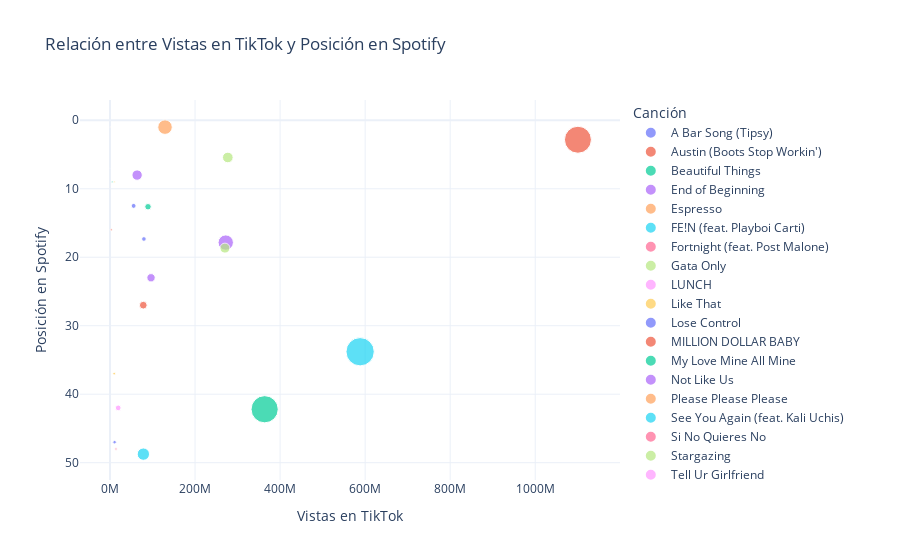

The notebook cell this image was saved under:
### Markdown cell above
### Gráfico modificado de dispersión de la relación entre las views de TikTok y la posicion en Spotify.

### Code cell
spotifytiktok_df['date'] = pd.to_datetime(spotifytiktok_df['date'])
song_impact_tiktok = spotifytiktok_df.groupby('trackName').agg({'views': 'sum', 'likes': 'sum'}).reset_index()
song_impact_tiktok.rename(columns={'trackName': 'Canción', 'views': 'Vistas en TikTok', 'likes': 'Likes en TikTok'}, inplace=True)

# Calcular la posición promedio por canción en Spotify
song_impact_spotify = spotifytiktok_df.groupby('trackName').agg({'position_y': 'mean'}).reset_index()
song_impact_spotify.rename(columns={'trackName': 'Canción', 'position_y': 'Posición Promedio en Spotify'}, inplace=True)

# Fusionar los datasets de impacto en TikTok y posiciones en Spotify
combined_df = pd.merge(song_impact_tiktok, song_impact_spotify, on='Canción')

# Crear el gráfico de dispersión con vistas en el eje X y likes en el tamaño de los puntos
fig = px.scatter(
    combined_df,
    x='Vistas en TikTok',
    y='Posición Promedio en Spotify',
    size='Likes en TikTok',
    color='Canción',
    title='Relación entre Vistas en TikTok y Posición en Spotify',
    labels={'Vistas en TikTok': 'Vistas en TikTok', 'Posición Promedio en Spotify': 'Posición en Spotify'},
    template='plotly_white',
    hover_data={'Likes en TikTok': True}  # Agregar likes en el hover
)

fig.update_yaxes(autorange="reversed")

# Ajustar las etiquetas del eje X a millones
fig.update_xaxes(tickvals=[0, 200_000_000, 400_000_000, 600_000_000, 800_000_000, 1_000_000_000],
                 ticktext=['0M', '200M', '400M', '600M', '800M', '1000M'])
fig.show()

### Figure 1 — Plotly figure (JSON) as saved in the notebook; plotly's stock layout.template omitted (floating-point values rounded to 4 significant figures)
{"data": [{"customdata": [[2477600]], "hovertemplate": "Canción=A Bar Song (Tipsy)<br>Vistas en TikTok=%{x}<br>Posición en Spotify=%{y}<br>Likes en TikTok=%{customdata[0]}<extra></extra>", "legendgroup": "A Bar Song (Tipsy)", "marker": {"color": "#636efa", "size": [2477600], "sizemode": "area", "sizeref": 207100.0, "symbol": "circle"}, "mode": "markers", "name": "A Bar Song (Tipsy)", "orientation": "v", "showlegend": true, "type": "scatter", "x": [55600000], "xaxis": "x", "y": [12.5], "yaxis": "y"}, {"customdata": [[6200000]], "hovertemplate": "Canción=Austin (Boots Stop Workin')<br>Vistas en TikTok=%{x}<br>Posición en Spotify=%{y}<br>Likes en TikTok=%{customdata[0]}<extra></extra>", "legendgroup": "Austin (Boots Stop Workin')", "marker": {"color": "#EF553B", "size": [6200000], "sizemode": "area", "sizeref": 207100.0, "symbol": "circle"}, "mode": "markers", "name": "Austin (Boots Stop Workin')", "orientation": "v", "showlegend": true, "type": "scatter", "x": [78300000], "xaxis": "x", "y": [27], "yaxis": "y"}, {"customdata": [[348700]], "hovertemplate": "Canción=Beautiful Things<br>Vistas en TikTok=%{x}<br>Posición en Spotify=%{y}<br>Likes en TikTok=%{customdata[0]}<extra></extra>", "legendgroup": "Beautiful Things", "marker": {"color": "#00cc96", "size": [348700], "sizemode": "area", "sizeref": 207100.0, "symbol": "circle"}, "mode": "markers", "name": "Beautiful Things", "orientation": "v", "showlegend": true, "type": "scatter", "x": [5200000], "xaxis": "x", "y": [9], "yaxis": "y"}, {"customdata": [[24343200]], "hovertemplate": "Canción=End of Beginning<br>Vistas en TikTok=%{x}<br>Posición en Spotify=%{y}<br>Likes en TikTok=%{customdata[0]}<extra></extra>", "legendgroup": "End of Beginning", "marker": {"color": "#ab63fa", "size": [24343200], "sizemode": "area", "sizeref": 207100.0, "symbol": "circle"}, "mode": "markers", "name": "End of Beginning", "orientation": "v", "showlegend": true, "type": "scatter", "x": [272200000], "xaxis": "x", "y": [17.86], "yaxis": "y"}, {"customdata": [[54800]], "hovertemplate": "Canción=Espresso<br>Vistas en TikTok=%{x}<br>Posición en Spotify=%{y}<br>Likes en TikTok=%{customdata[0]}<extra></extra>", "legendgroup": "Espresso", "marker": {"color": "#FFA15A", "size": [54800], "sizemode": "area", "sizeref": 207100.0, "symbol": "circle"}, "mode": "markers", "name": "Espresso", "orientation": "v", "showlegend": true, "type": "scatter", "x": [638800], "xaxis": "x", "y": [1], "yaxis": "y"}, {"customdata": [[82839500]], "hovertemplate": "Canción=FE!N (feat. Playboi Carti)<br>Vistas en TikTok=%{x}<br>Posición en Spotify=%{y}<br>Likes en TikTok=%{customdata[0]}<extra></extra>", "legendgroup": "FE!N (feat. Playboi Carti)", "marker": {"color": "#19d3f3", "size": [82839500], "sizemode": "area", "sizeref": 207100.0, "symbol": "circle"}, "mode": "markers", "name": "FE!N (feat. Playboi Carti)", "orientation": "v", "showlegend": true, "type": "scatter", "x": [588200000], "xaxis": "x", "y": [33.8], "yaxis": "y"}, {"customdata": [[187400]], "hovertemplate": "Canción=Fortnight (feat. Post Malone)<br>Vistas en TikTok=%{x}<br>Posición en Spotify=%{y}<br>Likes en TikTok=%{customdata[0]}<extra></extra>", "legendgroup": "Fortnight (feat. Post Malone)", "marker": {"color": "#FF6692", "size": [187400], "sizemode": "area", "sizeref": 207100.0, "symbol": "circle"}, "mode": "markers", "name": "Fortnight (feat. Post Malone)", "orientation": "v", "showlegend": true, "type": "scatter", "x": [2300000], "xaxis": "x", "y": [16], "yaxis": "y"}, {"customdata": [[11700000]], "hovertemplate": "Canción=Gata Only<br>Vistas en TikTok=%{x}<br>Posición en Spotify=%{y}<br>Likes en TikTok=%{customdata[0]}<extra></extra>", "legendgroup": "Gata Only", "marker": {"color": "#B6E880", "size": [11700000], "sizemode": "area", "sizeref": 207100.0, "symbol": "circle"}, "mode": "markers", "name": "Gata Only", "orientation": "v", "showlegend": true, "type": "scatter", "x": [277100000], "xaxis": "x", "y": [5.429], "yaxis": "y"}, {"customdata": [[6387]], "hovertemplate": "Canción=LUNCH<br>Vistas en TikTok=%{x}<br>Posición en Spotify=%{y}<br>Likes en TikTok=%{customdata[0]}<extra></extra>", "legendgroup": "LUNCH", "marker": {"color": "#FF97FF", "size": [6387], "sizemode": "area", "sizeref": 207100.0, "symbol": "circle"}, "mode": "markers", "name": "LUNCH", "orientation": "v", "showlegend": true, "type": "scatter", "x": [24700], "xaxis": "x", "y": [7], "yaxis": "y"}, {"customdata": [[759500]], "hovertemplate": "Canción=Like That<br>Vistas en TikTok=%{x}<br>Posición en Spotify=%{y}<br>Likes en TikTok=%{customdata[0]}<extra></extra>", "legendgroup": "Like That", "marker": {"color": "#FECB52", "size": [759500], "sizemode": "area", "sizeref": 207100.0, "symbol": "circle"}, "mode": "markers", "name": "Like That", "orientation": "v", "showlegend": true, "type": "scatter", "x": [9900000], "xaxis": "x", "y": [37], "yaxis": "y"}, {"customdata": [[2217400]], "hovertemplate": "Canción=Lose Control<br>Vistas en TikTok=%{x}<br>Posición en Spotify=%{y}<br>Likes en TikTok=%{customdata[0]}<extra></extra>", "legendgroup": "Lose Control", "marker": {"color": "#636efa", "size": [2217400], "sizemode": "area", "sizeref": 207100.0, "symbol": "circle"}, "mode": "markers", "name": "Lose Control", "orientation": "v", "showlegend": true, "type": "scatter", "x": [79800000], "xaxis": "x", "y": [17.33], "yaxis": "y"}, {"customdata": [[75279000]], "hovertemplate": "Canción=MILLION DOLLAR BABY<br>Vistas en TikTok=%{x}<br>Posición en Spotify=%{y}<br>Likes en TikTok=%{customdata[0]}<extra></extra>", "legendgroup": "MILLION DOLLAR BABY", "marker": {"color": "#EF553B", "size": [75279000], "sizemode": "area", "sizeref": 207100.0, "symbol": "circle"}, "mode": "markers", "name": "MILLION DOLLAR BABY", "orientation": "v", "showlegend": true, "type": "scatter", "x": [1100400000], "xaxis": "x", "y": [2.842], "yaxis": "y"}, {"customdata": [[76500000]], "hovertemplate": "Canción=My Love Mine All Mine<br>Vistas en TikTok=%{x}<br>Posición en Spotify=%{y}<br>Likes en TikTok=%{customdata[0]}<extra></extra>", "legendgroup": "My Love Mine All Mine", "marker": {"color": "#00cc96", "size": [76500000], "sizemode": "area", "sizeref": 207100.0, "symbol": "circle"}, "mode": "markers", "name": "My Love Mine All Mine", "orientation": "v", "showlegend": true, "type": "scatter", "x": [363700000], "xaxis": "x", "y": [42.2], "yaxis": "y"}, {"customdata": [[11100000]], "hovertemplate": "Canción=Not Like Us<br>Vistas en TikTok=%{x}<br>Posición en Spotify=%{y}<br>Likes en TikTok=%{customdata[0]}<extra></extra>", "legendgroup": "Not Like Us", "marker": {"color": "#ab63fa", "size": [11100000], "sizemode": "area", "sizeref": 207100.0, "symbol": "circle"}, "mode": "markers", "name": "Not Like Us", "orientation": "v", "showlegend": true, "type": "scatter", "x": [63800000], "xaxis": "x", "y": [8], "yaxis": "y"}, {"customdata": [[21900000]], "hovertemplate": "Canción=Please Please Please<br>Vistas en TikTok=%{x}<br>Posición en Spotify=%{y}<br>Likes en TikTok=%{customdata[0]}<extra></extra>", "legendgroup": "Please Please Please", "marker": {"color": "#FFA15A", "size": [21900000], "sizemode": "area", "sizeref": 207100.0, "symbol": "circle"}, "mode": "markers", "name": "Please Please Please", "orientation": "v", "showlegend": true, "type": "scatter", "x": [129400000], "xaxis": "x", "y": [1], "yaxis": "y"}, {"customdata": [[15700000]], "hovertemplate": "Canción=See You Again (feat. Kali Uchis)<br>Vistas en TikTok=%{x}<br>Posición en Spotify=%{y}<br>Likes en TikTok=%{customdata[0]}<extra></extra>", "legendgroup": "See You Again (feat. Kali Uchis)", "marker": {"color": "#19d3f3", "size": [15700000], "sizemode": "area", "sizeref": 207100.0, "symbol": "circle"}, "mode": "markers", "name": "See You Again (feat. Kali Uchis)", "orientation": "v", "showlegend": true, "type": "scatter", "x": [78500000], "xaxis": "x", "y": [48.75], "yaxis": "y"}, {"customdata": [[601400]], "hovertemplate": "Canción=Si No Quieres No<br>Vistas en TikTok=%{x}<br>Posición en Spotify=%{y}<br>Likes en TikTok=%{customdata[0]}<extra></extra>", "legendgroup": "Si No Quieres No", "marker": {"color": "#FF6692", "size": [601400], "sizemode": "area", "sizeref": 207100.0, "symbol": "circle"}, "mode": "markers", "name": "Si No Quieres No", "orientation": "v", "showlegend": true, "type": "scatter", "x": [14100000], "xaxis": "x", "y": [48], "yaxis": "y"}, {"customdata": [[10300000]], "hovertemplate": "Canción=Stargazing<br>Vistas en TikTok=%{x}<br>Posición en Spotify=%{y}<br>Likes en TikTok=%{customdata[0]}<extra></extra>", "legendgroup": "Stargazing", "marker": {"color": "#B6E880", "size": [10300000], "sizemode": "area", "sizeref": 207100.0, "symbol": "circle"}, "mode": "markers", "name": "Stargazing", "orientation": "v", "showlegend": true, "type": "scatter", "x": [270300000], "xaxis": "x", "y": [18.67], "yaxis": "y"}, {"customdata": [[3402900]], "hovertemplate": "Canción=Tell Ur Girlfriend<br>Vistas en TikTok=%{x}<br>Posición en Spotify=%{y}<br>Likes en TikTok=%{customdata[0]}<extra></extra>", "legendgroup": "Tell Ur Girlfriend", "marker": {"color": "#FF97FF", "size": [3402900], "sizemode": "area", "sizeref": 207100.0, "symbol": "circle"}, "mode": "markers", "name": "Tell Ur Girlfriend", "orientation": "v", "showlegend": true, "type": "scatter", "x": [19300000], "xaxis": "x", "y": [42], "yaxis": "y"}, {"customdata": [[322100]], "hovertemplate": "Canción=Too Sweet<br>Vistas en TikTok=%{x}<br>Posición en Spotify=%{y}<br>Likes en TikTok=%{customdata[0]}<extra></extra>", "legendgroup": "Too Sweet", "marker": {"color": "#FECB52", "size": [322100], "sizemode": "area", "sizeref": 207100.0, "symbol": "circle"}, "mode": "markers", "name": "Too Sweet", "orientation": "v", "showlegend": true, "type": "scatter", "x": [10200000], "xaxis": "x", "y": [9], "yaxis": "y"}, {"customdata": [[1263000]], "hovertemplate": "Canción=Type Shit<br>Vistas en TikTok=%{x}<br>Posición en Spotify=%{y}<br>Likes en TikTok=%{customdata[0]}<extra></extra>", "legendgroup": "Type Shit", "marker": {"color": "#636efa", "size": [1263000], "sizemode": "area", "sizeref": 207100.0, "symbol": "circle"}, "mode": "markers", "name": "Type Shit", "orientation": "v", "showlegend": true, "type": "scatter", "x": [10800000], "xaxis": "x", "y": [47], "yaxis": "y"}, {"customdata": [[461500]], "hovertemplate": "Canción=euphoria<br>Vistas en TikTok=%{x}<br>Posición en Spotify=%{y}<br>Likes en TikTok=%{customdata[0]}<extra></extra>", "legendgroup": "euphoria", "marker": {"color": "#EF553B", "size": [461500], "sizemode": "area", "sizeref": 207100.0, "symbol": "circle"}, "mode": "markers", "name": "euphoria", "orientation": "v", "showlegend": true, "type": "scatter", "x": [2900000], "xaxis": "x", "y": [16], "yaxis": "y"}, {"customdata": [[4287200]], "hovertemplate": "Canción=i like the way you kiss me<br>Vistas en TikTok=%{x}<br>Posición en Spotify=%{y}<br>Likes en TikTok=%{customdata[0]}<extra></extra>", "legendgroup": "i like the way you kiss me", "marker": {"color": "#00cc96", "size": [4287200], "sizemode": "area", "sizeref": 207100.0, "symbol": "circle"}, "mode": "markers", "name": "i like the way you kiss me", "orientation": "v", "showlegend": true, "type": "scatter", "x": [89400000], "xaxis": "x", "y": [12.62], "yaxis": "y"}, {"customdata": [[7200000]], "hovertemplate": "Canción=we can't be friends (wait for your love)<br>Vistas en TikTok=%{x}<br>Posición en Spotify=%{y}<br>Likes en TikTok=%{customdata[0]}<extra></extra>", "legendgroup": "we can't be friends (wait for your love)", "marker": {"color": "#ab63fa", "size": [7200000], "sizemode": "area", "sizeref": 207100.0, "symbol": "circle"}, "mode": "markers", "name": "we can't be friends (wait for your love)", "orientation": "v", "showlegend": true, "type": "scatter", "x": [96500000], "xaxis": "x", "y": [23], "yaxis": "y"}], "layout": {"legend": {"itemsizing": "constant", "title": {"text": "Canción"}, "tracegroupgap": 0}, "title": {"text": "Relación entre Vistas en TikTok y Posición en Spotify"}, "xaxis": {"anchor": "y", "domain": [0, 1], "ticktext": ["0M", "200M", "400M", "600M", "800M", "1000M"], "tickvals": [0, 200000000, 400000000, 600000000, 800000000, 1000000000], "title": {"text": "Vistas en TikTok"}}, "yaxis": {"anchor": "x", "autorange": "reversed", "domain": [0, 1], "title": {"text": "Posición en Spotify"}}}}
